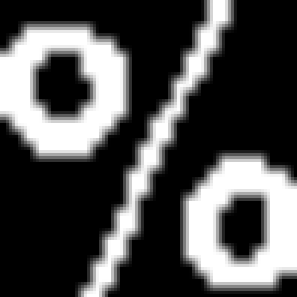
#> input picture ref_chars/%.png, 99 x 99 px, given as the content of the folder images, which was not available (shown 3 times larger)
$ python test.py
#> lines starting #> are read from the running program, lines starting #| are printed output that depends on the picture; after the words box and inside, x2 and y2 are one past the last pixel; in counts of white or black regions, pixels touching at a corner belong together; pictures that were not available may be replaced by others from this repository, and a replacement may not be noted
import glob
import cv2
import numpy as np
from skimage.metrics import structural_similarity

def crop_image(img):
    non_blank_rows = [i for i in range(img.shape[0]) if sum(img[i, :]) != 0]
    img = img[non_blank_rows[0]:, :]
    img = img[:non_blank_rows[-1]-non_blank_rows[0], :]
    non_blank_cols = [i for i in range(img.shape[1]) if sum(img[:, i]) != 0]
    img = img[:, non_blank_cols[0]:]
    img = img[:, :non_blank_cols[-1]-non_blank_cols[0]]

    return img


def match_img(img):
    best = [None, 0]
    for file in glob.glob('ref_chars/*.png'):
        val = structural_similarity(img, cv2.imread(file, 0))
        if val > best[1]:
            best = [file, val]
    return best[0].split('/')[-1].split('.')[0]

for file in glob.glob('images/*.png'):
    print(file)
    img = cv2.imread(file)
#> img is the input picture: shape (99, 99, 3); min 0, max 255, mean 78.6
    mask1 = cv2.inRange(img, (10,190,240), (20,200,250))
#> mask1: shape (99, 99); every value is 0
    mask2 = cv2.inRange(img, (60,100,240), (70,110,250))
    mask1 = cv2.bitwise_or(mask1, mask2)
    mask3 = cv2.inRange(img, (0,0,250), (0,0,255))
    mask1 = cv2.bitwise_or(mask1, mask3)
    mask3 = cv2.inRange(img, (250,250,250), (255,255,255))
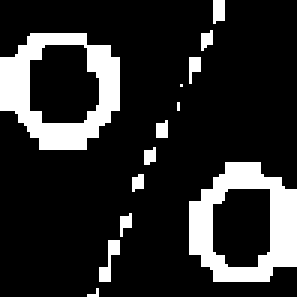
#> mask3: shape (99, 99) (shown 3 times larger); 16.9% white; 13 white regions (5 under 20 px), largest, box (x1, y1, x2, y2) and area: (0, 11, 40, 50) 731, (63, 54, 99, 94) 720, (33, 80, 40, 94) 44
    mask = cv2.bitwise_or(mask1, mask3)

    blank_cols = [i for i in range(mask.shape[1]-1) if sum(mask[:, i]) == 0 and sum(mask[:, i+1]) != 0]
#> blank_cols = [58, 62]
    blank_cols.append(mask.shape[1])


    string = ''
    for i in range(len(blank_cols) - 1):
        charector = mask[:, blank_cols[i]:blank_cols[i+1]]
#> charector = 99 rows, first 6: [0, 0, 0, 0], [0, 0, 0, 0], [0, 0, 0, 0], [0, 0, 0, 0], [0, 0, 0, 0], [0, 0, 0, 0]
        charector = crop_image(charector)
#> in crop_image, `non_blank_rows = [i for i in range(img.shape[0]) if sum(img[i, :]) != 0]`: non_blank_rows = [28, 34, 35, 36]
#> in crop_image, `img = img[non_blank_rows[0]:, :]`: img = 71 rows, first 6: [0, 0, 255, 0], [0, 0, 0, 0], [0, 0, 0, 0], [0, 0, 0, 0], [0, 0, 0, 0], [0, 0, 0, 0]
#> in crop_image, `img = img[:non_blank_rows[-1]-non_blank_rows[0], :]`: img = [[0, 0, 255, 0], [0, 0, 0, 0], [0, 0, 0, 0], [0, 0, 0, 0], [0, 0, 0, 0], [0, 0, 0, 0], [0, 255, 0, 0], [0, 255, 0, 0]]
#> in crop_image, `non_blank_cols = [i for i in range(img.shape[1]) if sum(img[:, i]) != 0]`: non_blank_cols = [1, 2]
#> in crop_image, `img = img[:, non_blank_cols[0]:]`: img = [[0, 255, 0], [0, 0, 0], [0, 0, 0], [0, 0, 0], [0, 0, 0], [0, 0, 0], [255, 0, 0], [255, 0, 0]]
#> in crop_image, `img = img[:, :non_blank_cols[-1]-non_blank_cols[0]]`: img = [0, 0, 0, 0, 0, 0, 255, 255]
#> charector = [0, 0, 0, 0, 0, 0, 255, 255]
        charector = cv2.resize(charector, (99,99))
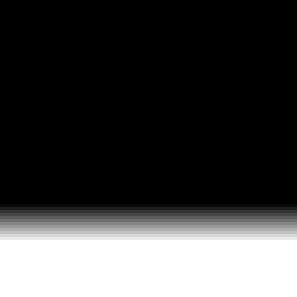
#> charector: shape (99, 99) (shown 3 times larger); min 0, max 255, mean 63.8
        string += match_img(charector)
#> in match_img, `val = structural_similarity(img, cv2.imread(file, 0))`: val = 0.234
#> in match_img, `best = [file, val]`: best = ['ref_chars/%.png', 0.234]
#> string = '2'

    print(string)
    cv2.imshow('image',img)
    cv2.waitKey(0)
    cv2.destroyAllWindows()
